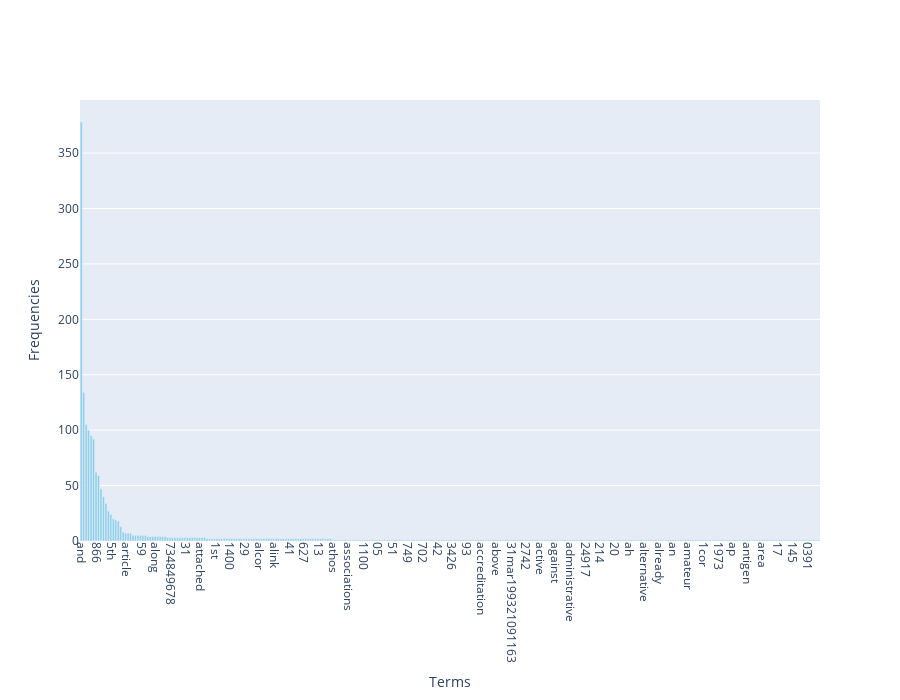

The notebook cell saved with this chart:
### Markdown cell above
### >>> **Exercise 14 (take home):** 
Additionally, you can attempt to sort the terms on the `x-axis` by frequency instead of in alphabetical order. This way the visualization is more meaninfgul and you will be able to observe the so called [long tail](https://en.wikipedia.org/wiki/Long_tail) (get familiar with this term since it will appear a lot in data mining and other statistics courses). see picture below

![alt txt](https://upload.wikimedia.org/wikipedia/commons/thumb/8/8a/Long_tail.svg/1000px-Long_tail.svg.png)

### Code cell
# initialize
top_terms_idx = np.argsort(-frequencies)  # greater
top_terms = terms[top_terms_idx]
top_frequencies = frequencies[top_terms_idx]

# draw
fig = go.Figure(
    data=[
        go.Bar(
            x=top_terms, 
            y=top_frequencies, 
            marker_color='skyblue'
        )
    ]
)

# plot settings 
fig.update_layout(
    xaxis_title='Terms',
    yaxis_title='Frequencies',
    xaxis_tickangle=90,
    height=700,
    width=900
)

# show
fig.show()

### Figure 1 — Plotly figure (JSON) as saved in the notebook; plotly's stock layout.template omitted (floating-point values rounded to 4 significant figures; data arrays with more than 128 entries replaced by an {"elided": "..."} marker saying what was removed)
{"data": [{"marker": {"color": "skyblue"}, "type": "bar", "x": {"elided": "300 str values"}, "y": {"elided": "300 int values"}}], "layout": {"height": 700, "width": 900, "xaxis": {"tickangle": 90, "title": {"text": "Terms"}}, "yaxis": {"title": {"text": "Frequencies"}}}}
